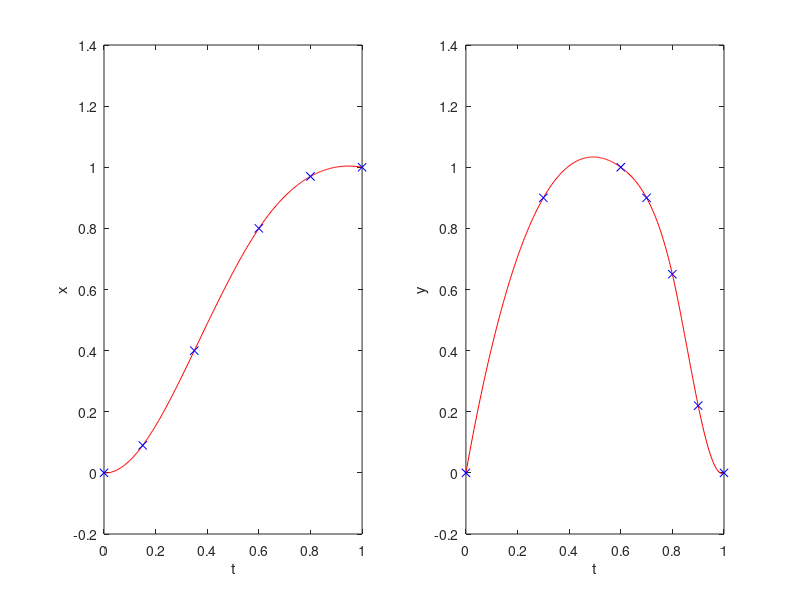

Here is the MATLAB script that generated this plot:
%X coordinates for kicks

breakTX = [0  0.1   0.3 0.6 0.7 0.8   0.9 1];
breakX = [0 -0.2    -1  2  2.1  2    1.3 1];
breakTY = [0  0.1   0.3   0.5    0.7 0.8   0.9   1];
breakY = [0   0.7    1     1     0.9   0.7   0.3     0];


%For walkkick
breakTX = [0   0.3 0.6 0.7 0.8   0.9 1];
breakX = [0     0.7   1.5  1.5  1.45   1.15 1];
breakTY = [0    0.3   0.5    0.7 0.8   0.9   1];
breakY = [0      0.9     1     0.9   0.7   0.4     0];



%For walking
breakTX = [0 0.2 0.5 0.75 0.8 1];
breakX = [0 0.09  0.5 0.9 0.945 1];
breakTY = [0    0.3   0.5      0.7 0.8  0.9  1];
breakY = [0      0.9   1       0.7 0.35  0.085  0];

%walking #2
breakTX = [0 0.15 0.35 0.6 0.8 1];
breakX = [0 0.09  0.4 0.8 0.97 1];

breakTY = [0    0.3   0.6   0.7  0.8  0.9  1];
breakY = [0      0.9   1    0.9  0.65  0.22  0];






p=csapi(breakTX,breakX);
coefX = p.coefs;

q=csapi(breakTY,breakY);
coefY = q.coefs;

%Print in lua syntax
str1='local breaksTX={';
for i=2:size(p.breaks,2) str1=[str1 sprintf('%f,',p.breaks(i))]; end
str1 = [str1 '}'];
disp(str1);

str1='local breaksTY={';
for i=2:size(q.breaks,2) str1=[str1 sprintf('%f,',q.breaks(i))]; end
str1 = [str1 '}'];
disp(str1);


disp('local coefsX={');
for i=1:size(coefX,1)  
  str2='  {';
  for j=1:size(coefX,2) str2=[str2 sprintf('%f,', coefX(i,j))]; end
  str2=[str2 '},'];
  disp(str2);
end
disp('}');

disp('local coefsY={');
for i=1:size(coefY,1)  
  str2='  {';
  for j=1:size(coefY,2) str2=[str2 sprintf('%f,', coefY(i,j))]; end
  str2=[str2 '},'];
  disp(str2);
end
disp('}');

subplot(1,2,1);
fnplt(p);
ylabel('x');
xlabel('t');

subplot(1,2,2);
fnplt(q);
ylabel('y');
xlabel('t');